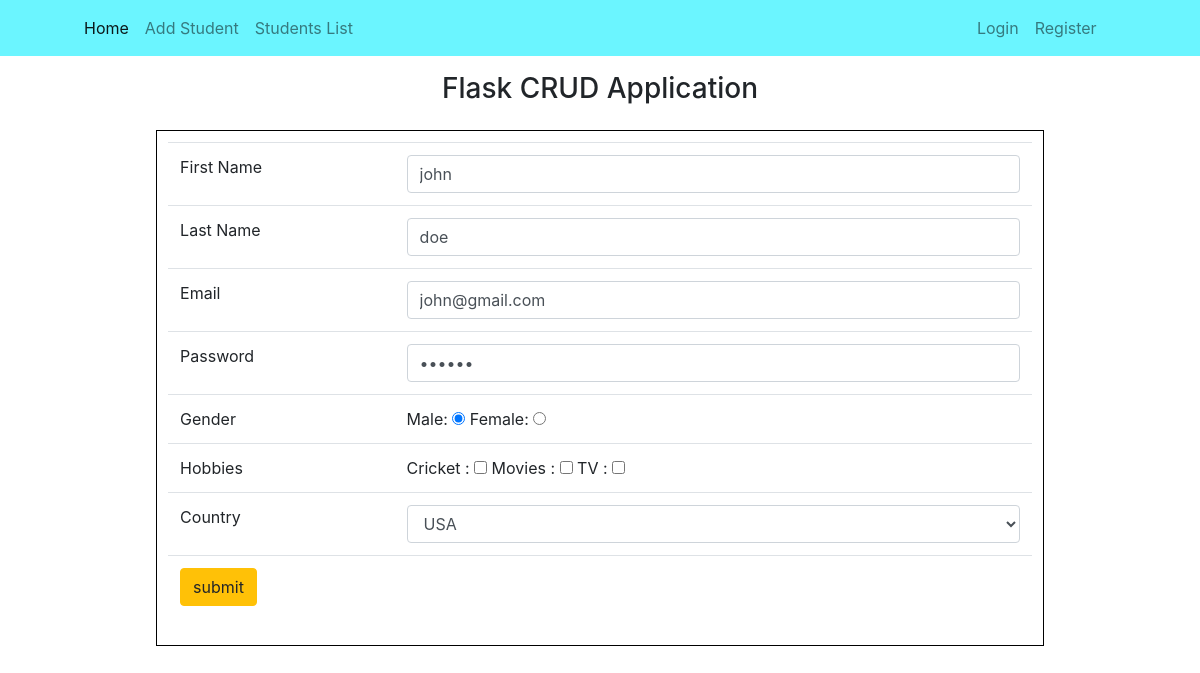
Screenshot of /5/edit with the database file from the repository.
### models.py (models this page shows, shortened)
class StudentModel(db.Model):
    __tablename__ = "students"
    id = db.Column(db.Integer, primary_key=True)
    first_name = db.Column(db.String())
    last_name = db.Column(db.String())
    email = db.Column(db.String())
    password = db.Column(db.String())
    gender = db.Column(db.String())
    hobbies = db.Column(db.String())
    country = db.Column(db.String(80))

### app.py (the view, shortened to what this page needs)
@app.route('/<int:id>/edit',methods = ['GET','POST'])
def update(id):
    student = StudentModel.query.filter_by(id=id).first()
    return render_template('update.html', student = student)

### app.py (called while the page is built)
@app.before_request
def create_table():
    db.create_all()

### templates/update.html (shortened to what this page needs)
{% extends 'base.html' %}
{% block body %}
<div class="container">
<form action='' method = "POST">
<table class="table">
    <tr>
        <td>First Name</td>
        <td><input type = "text" name = "first_name" value="{{student.first_name}}" class="form-control" /></td>
    </tr>
    <tr>
        <td>Last Name</td>
        <td><input type = "text" name = "last_name" class="form-control" value="{{student.last_name}}" /></td>
    </tr>
    <tr>
        <td>Email</td>
        <td><input type = "email" name = "email" class="form-control" value="{{student.email}}" /></td>
    </tr>
    <tr>
        <td>Password</td>
        <td><input type = "password" name = "password" class="form-control" value="{{student.password}}" /></td>
    </tr>
    <tr>
        <td>Gender</td>
        <td>
          Male: <input type = "radio" name = "gender"  value="male"
          {% if  student.gender=='male'  %}
             checked
          {% endif  %}
          />
         Female: <input type = "radio" name = "gender"  value="female"
         />
        </td>
    </tr>
    <tr>
        <td>Hobbies</td>
        <td>
            Cricket : <input type="checkbox" name="hobbies"  value="cricket"
            >
            Movies : <input type="checkbox"  name="hobbies"  value="movies"
            >
            TV : <input type="checkbox"  name="hobbies"  value="tv"
            >
        </td>
    </tr>
    <tr>
        <td>Country</td>
        <td>
        <select name="country" class="form-control">
            <option value="usa"
            {% if 'usa' in student.country %}
              selected
           {% endif %}
            >USA</option>
         </select>
        </td>
    </tr>
    <tr>
        <td colspan="2">
            <input type="submit" name="submit" value="submit" class="btn btn-warning">
        </td>
    </tr>
</table>
  </form>
</div>
{% endblock %}

### templates/update.html (style rules this page uses)
form { margin-left: 10%; margin-right: 10%; border: 1px solid black; padding: 1%; }

### rows the page displays
StudentModel: first_name "john", last_name "doe", email "john@gmail.com", gender "☑", country "USA"
